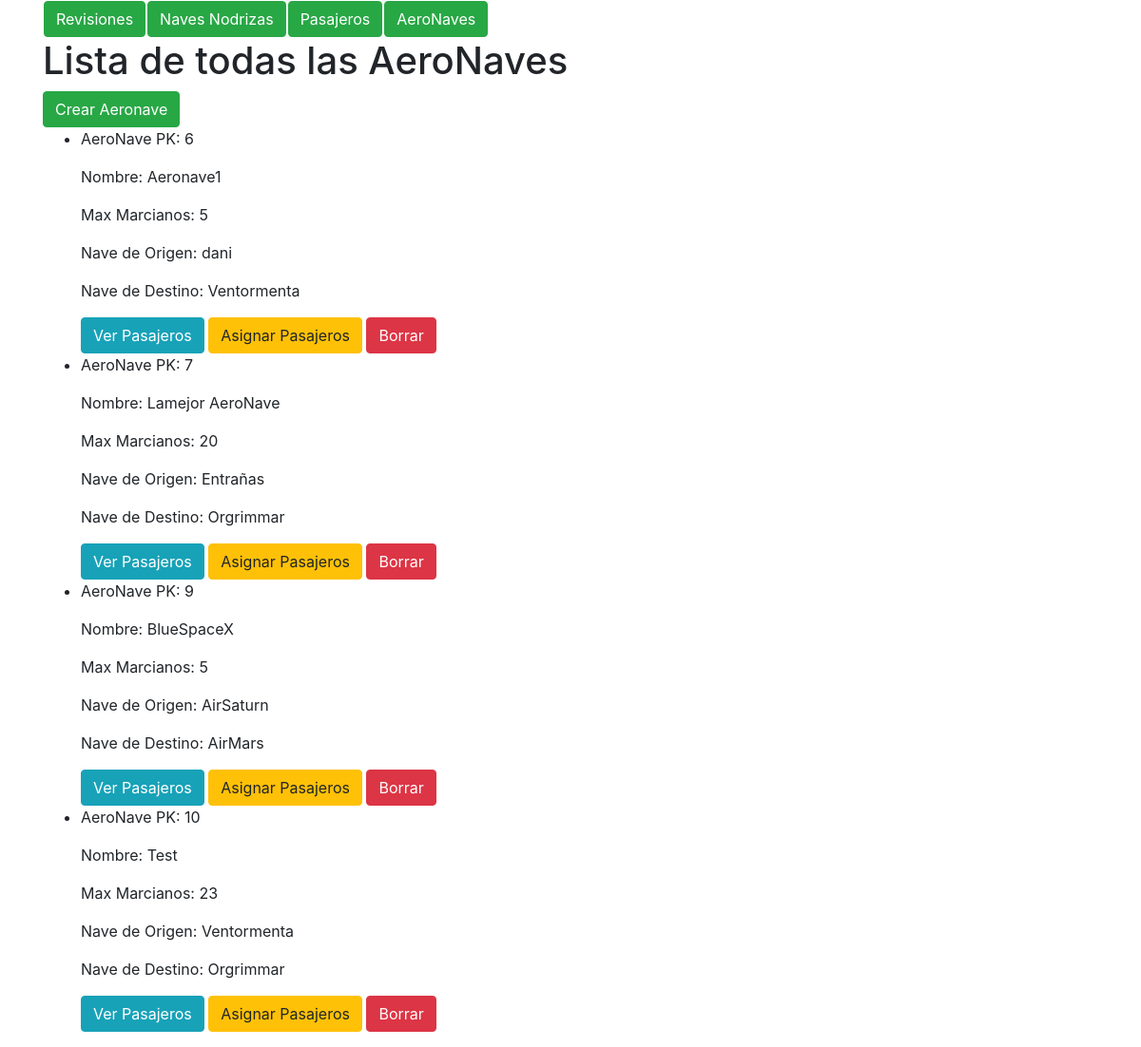
/aeronave/, run on the app's committed database.
### marcianos/models.py (models this page shows, shortened)
class aeronave(models.Model):
    nombre = models.CharField(max_length=400)
    max_marcianos = models.PositiveIntegerField()
    nave_origen = models.ForeignKey(nave_nodriza, on_delete=models.CASCADE,
        related_name = 'nave_origen', null=True)
    nave_destino = models.ForeignKey(nave_nodriza, on_delete=models.CASCADE,
        related_name = 'nave_destino', null=True)

class nave_nodriza(models.Model):
    nombre = models.CharField(max_length=400)

### marcianos/views.py (the view)
# urls.py: path('aeronave/', views.aeronaveList, name = 'aeronaves_list'),
def aeronaveList(request, template_name = 'aeronave/lista.html'):
    aeronaves = aeronave.objects.all() #Obtengo la lista de naves
    data = {}
    data['object_list'] = aeronaves #Devuelvo los objetos que voy a pintar
    return render(request, template_name, data)

### marcianos/templates/aeronave/lista.html (shortened to what this page needs)
<!DOCTYPE html>
<html>
  <head>
    <link rel="stylesheet" href="https://maxcdn.bootstrapcdn.com/bootstrap/4.0.0-beta.2/css/bootstrap.min.css">
  </head>
  <body>
    <div class="container">
      {% include "home.html" %}
        <h1>Lista de todas las AeroNaves</h1>
        <a class="btn btn-success" href='{% url "aeronave_create" %}'> Crear Aeronave </a>
        <ul>
          {% for AeroNave in object_list %}
            <li>
              <p>AeroNave PK: {{ AeroNave.pk }}</p>
              <p>Nombre: {{ AeroNave.nombre }}</p>
              <p>Max Marcianos: {{ AeroNave.max_marcianos}} </p>
              <p>Nave de Origen: {{ AeroNave.nave_origen.nombre }} </p>
              <p>Nave de Destino: {{ AeroNave.nave_destino.nombre }} </p>
              <a class="btn btn-info" href='{% url "mostrar_pasajeros" AeroNave.pk %}'>Ver Pasajeros</a>
              <a class="btn btn-warning" href='{% url "asignar_pasajeros" AeroNave.pk %}'>Asignar Pasajeros</a>
              <a class="btn btn-danger" href='{% url "aeronave_delete" AeroNave.pk %}'>Borrar</a>
            </li>
          {% endfor %}
        </ul>
    </div>
  </body>
</html>

### data on the page
aeronave: pk "6", nombre "Aeronave1", max_marcianos "5", nave_origen.nombre "dani", nave_destino.nombre "Ventormenta"
aeronave: pk "7", nombre "Lamejor AeroNave", max_marcianos "20", nave_origen.nombre "Entrañas", nave_destino.nombre "Orgrimmar"
aeronave: pk "9", nombre "BlueSpaceX", max_marcianos "5", nave_origen.nombre "AirSaturn", nave_destino.nombre "AirMars"
aeronave: pk "10", nombre "Test", max_marcianos "23", nave_origen.nombre "Ventormenta", nave_destino.nombre "Orgrimmar"
